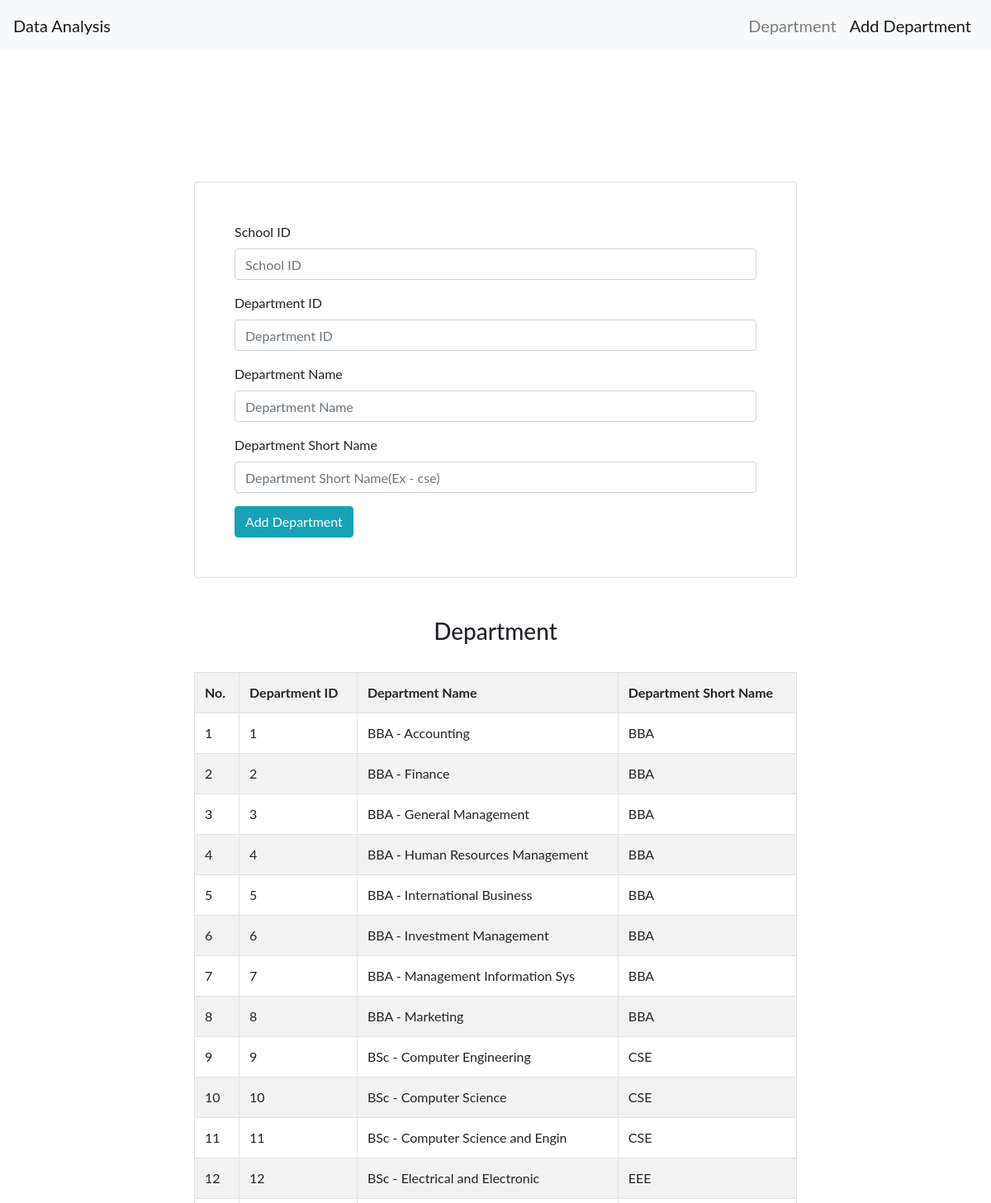
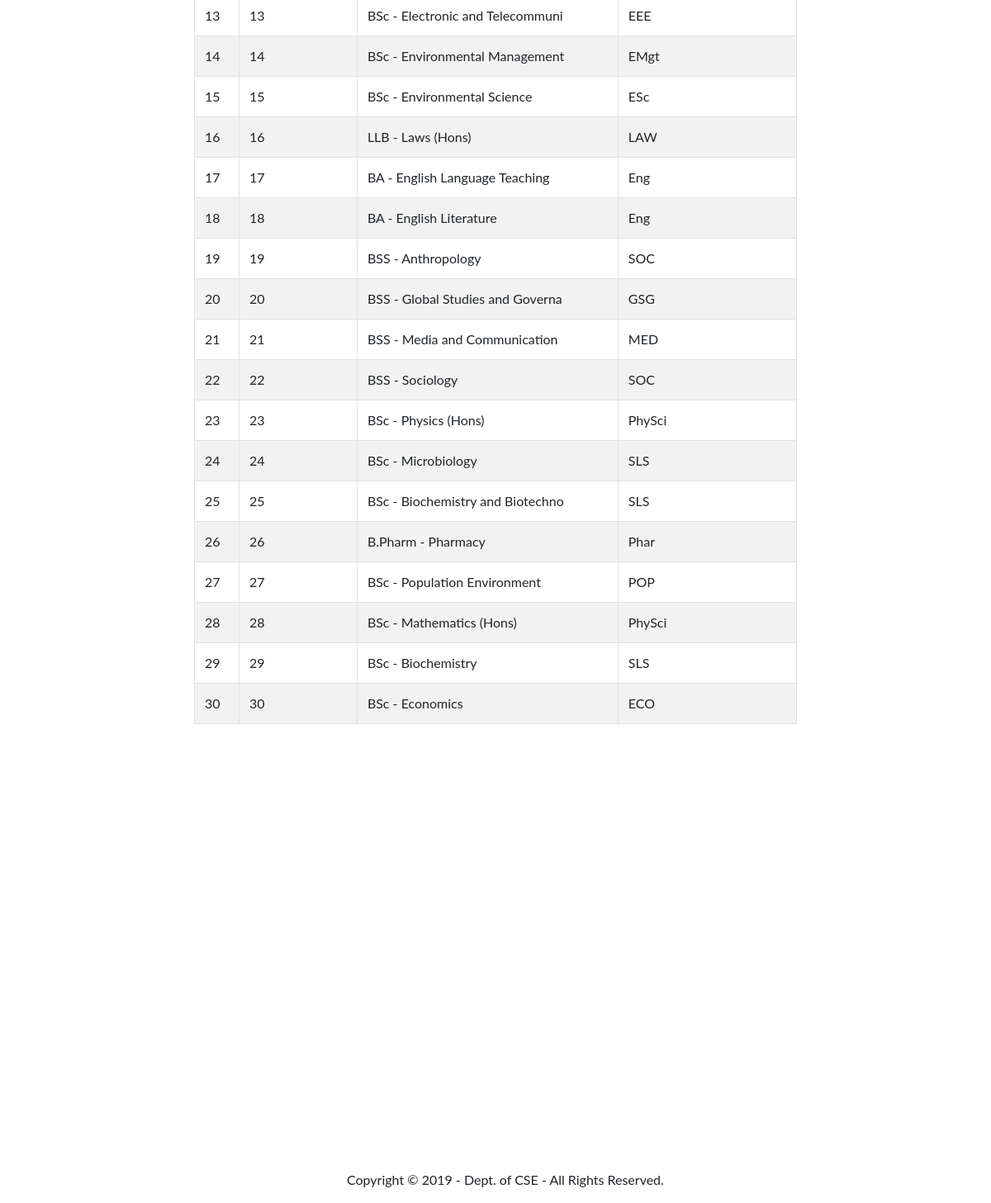
The app's page /adddepartment.php with its own data (2 pictures, top to bottom).
### tables this page shows
CREATE TABLE `department` (
  `did` int(11) NOT NULL,
  `dname` varchar(32) NOT NULL,
  `dsname` varchar(32) NOT NULL,
  `sid` int(11) NOT NULL
);

### adddepartment.php (the view, shortened to what this page needs)
<?php
include_once 'dbConfig.php';
$query = "SELECT * FROM department";
$result = mysqli_query($con, $query);
$cnt=0;
?>
<!DOCTYPE html>
<html>
<head>
	<link rel="stylesheet" href="https://stackpath.bootstrapcdn.com/bootstrap/4.3.1/css/bootstrap.min.css">
	<link rel="stylesheet" type="text/css" href="./css/stylesheet.css">
</head>
<body>
	<div class="container-fluid">
		<nav class="navbar fixed-top navbar-expand-lg navbar-light bg-light">
		  <div class="collapse navbar-collapse" id="navbarTogglerDemo01">
			   <a class="navbar-brand" href="#" target="_blank">Data Analysis</a>
			    <ul class="navitem navbar-nav ml-auto mt-2 mt-lg-0">
			      <li class="nav-item ">
			        <a class="nav-link" href="department.php">Department</span></a>
			      </li>
			      <li class="nav-item active">
			        <a class="nav-link" href="adddepartment.php" >Add Department<span class="sr-only">(current)</a>
			      </li>
			    </ul>
		  </div>
		</nav>
		<div class="homcontainer1 container">
			<div class="row">
				<div class="col-lg-2 col-md-2 col-sm-2">
				</div>
				<div class="col-lg-8 col-md-8 col-sm-8">
					<div class="card myschoolcard px-5 py-5">
						<form method="POST" action="adddepartment.php">
						  <div class="form-group">
						    <label for="formGroupExampleInput">School ID</label>
						    <input type="text" class="form-control" name="sid" id="formGroupExampleInput" placeholder="School ID" required>
						  </div>
						  <div class="form-group">
						    <label for="formGroupExampleInput">Department ID</label>
						    <input type="text" class="form-control" name="did" id="formGroupExampleInput" placeholder="Department ID" required>
						  </div>
						  <div class="form-group">
						    <label for="formGroupExampleInput2">Department Name</label>
						    <input type="text" class="form-control" name="dname"  id="formGroupExampleInput2" placeholder="Department Name" required>
						  </div>
						  <div class="form-group">
						    <label for="formGroupExampleInput2">Department Short Name</label>
						    <input type="text" class="form-control" name="dsname" id="formGroupExampleInput2" placeholder="Department Short Name(Ex - cse)" required>
						  </div>
						   <button type="submit" name="insert" class="btn btn-info">Add Department</button>
						</form>
					</div>
				</div>
				<div class="col-lg-2 col-md-2 col-sm-2">
				</div>
			</div>
		</div>
		<div class="container mt-5">
			<div class="row">
				<div class="col-lg-2 col-md-2 col-sm-2">
				</div>
				<div class="col-lg-8 col-md-8 col-sm-8">
					   <h3 align="center">Department</h3>
					   <br />
					   <div class="table-responsive">
					    <table class="table table-bordered table-striped">
					     <tr>
					      <th>No.</th>
					      <th>Department ID</th>
					      <th>Department Name</th>
					      <th>Department Short Name</th>
					     </tr>
					     <?php
					     while($row = mysqli_fetch_array($result))
					     {
					     	$cnt++;
					      echo '
					      <tr>
					       <td>'.$cnt.'</td>
					       <td>'.$row["did"].'</td>
					       <td>'.$row["dname"].'</td>
					       <td>'.$row["dsname"].'</td>
					      </tr>
					      ';
					     }
					     ?>
					    </table>
					   </div>
				</div>
				<div class="col-lg-2 col-md-2 col-sm-2">
				</div>
			</div>
		</div>
	<footer>
		<div class="container-fluid">
			<div class="row ">
				<div class="col-4">
				</div>
				<div class="footercontent col-8">
					<p>Copyright © 2019 - Dept. of CSE - All Rights Reserved.</p>
				</div>
			</div>
		</div>
	</footer>
</body>
</html>

### stylesheet.css (style rules this page uses)
body { font-family: "Lato", sans-serif; }
a { color: #FFFF; font-size:20px; }
a:link { text-decoration: none; }
footer { margin-top: 32.75rem; }
.homcontainer1 { margin-top: 13.75rem !important; }
.myschoolcard { padding-left: 1.25rem ; }

### records on screen
department: did "1", dname "BBA - Accounting", dsname "BBA"
department: did "2", dname "BBA - Finance", dsname "BBA"
department: did "3", dname "BBA - General Management", dsname "BBA"
department: did "4", dname "BBA - Human Resources Management", dsname "BBA"
department: did "5", dname "BBA - International Business", dsname "BBA"
department: did "6", dname "BBA - Investment Management", dsname "BBA"
department: did "7", dname "BBA - Management Information Sys", dsname "BBA"
department: did "8", dname "BBA - Marketing", dsname "BBA"
department: did "9", dname "BSc - Computer Engineering", dsname "CSE"
department: did "10", dname "BSc - Computer Science", dsname "CSE"
department: did "11", dname "BSc - Computer Science and Engin", dsname "CSE"
department: did "12", dname "BSc - Electrical and Electronic", dsname "EEE"
department: did "13", dname "BSc - Electronic and Telecommuni", dsname "EEE"
department: did "14", dname "BSc - Environmental Management", dsname "EMgt"
department: did "15", dname "BSc - Environmental Science", dsname "ESc"
department: did "16", dname "LLB - Laws (Hons)", dsname "LAW"
department: did "17", dname "BA - English Language Teaching", dsname "Eng"
department: did "18", dname "BA - English Literature", dsname "Eng"
department: did "19", dname "BSS - Anthropology", dsname "SOC"
department: did "20", dname "BSS - Global Studies and Governa", dsname "GSG"
department: did "21", dname "BSS - Media and Communication", dsname "MED"
department: did "22", dname "BSS - Sociology", dsname "SOC"
department: did "23", dname "BSc - Physics (Hons)", dsname "PhySci"
department: did "24", dname "BSc - Microbiology", dsname "SLS"
department: did "25", dname "BSc - Biochemistry and Biotechno", dsname "SLS"
department: did "26", dname "B.Pharm - Pharmacy", dsname "Phar"
department: did "27", dname "BSc - Population Environment", dsname "POP"
department: did "28", dname "BSc - Mathematics (Hons)", dsname "PhySci"
department: did "29", dname "BSc - Biochemistry", dsname "SLS"
department: did "30", dname "BSc - Economics", dsname "ECO"
